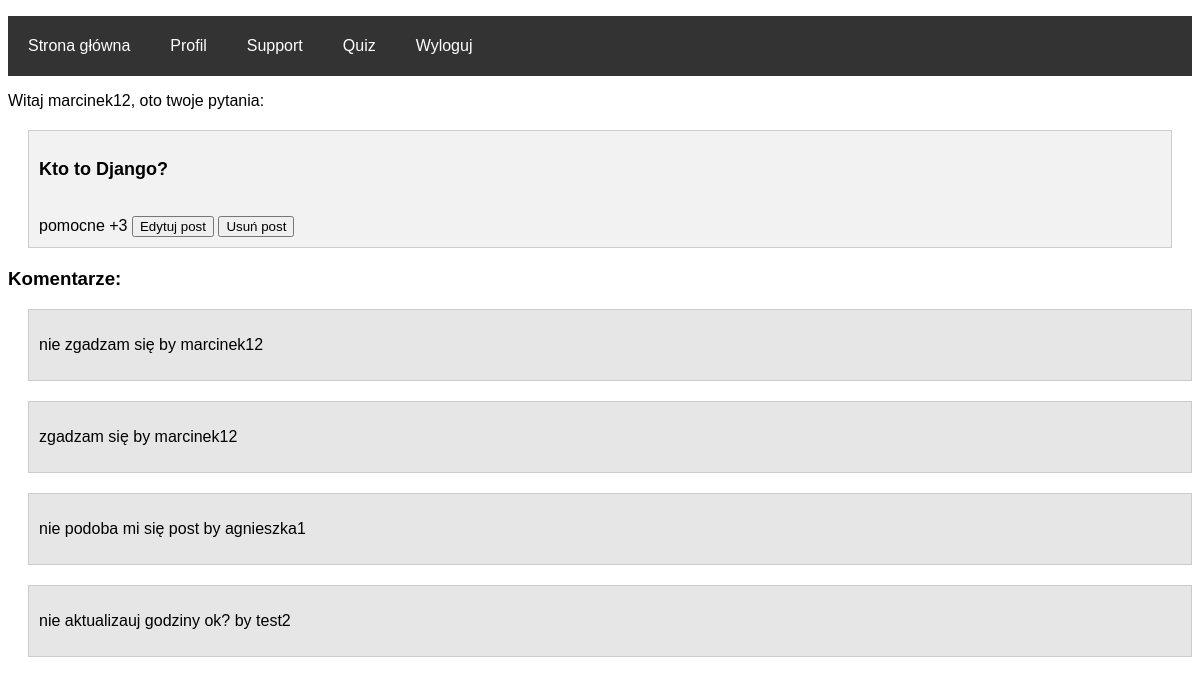
The app's page /account/questions/ (signed in) with its own data.
### bool/models.py (models this page shows)
class Post(models.Model):
    question = models.TextField(max_length=200)
    answer = models.TextField(max_length=200)
    likes = models.ManyToManyField(Profile, related_name='likes')
    profile = models.ForeignKey(Profile, on_delete=models.CASCADE)
    created = models.DateTimeField(auto_now=True)
    image = models.ImageField(upload_to='images')
    saved = models.ManyToManyField(Profile, related_name="saved_post")

class Comments(models.Model):
    text = models.TextField(max_length=80)
    created = models.DateTimeField(auto_now=True)
    profile = models.ForeignKey(Profile, on_delete=models.CASCADE)
    post = models.ManyToManyField(Post, related_name='post_comments')

class Profile(models.Model):
    user = models.OneToOneField(User, on_delete=models.CASCADE)
    avatar = models.ImageField(upload_to='awatars')

### bool/views.py (the view)
# urls.py: path('account/questions/', views.Questions.as_view()),
class Questions(View):
    def get(self, request):
        user_id = request.session.get('_auth_user_id')
        profile = Profile.objects.get(user_id=user_id)
        posts = Post.objects.filter(profile_id=profile)
        context = {"posts": posts}
        return render(request, 'questions.html', context)

### templates/questions.html (shortened to what this page needs)
<!DOCTYPE html>
{% load static %}  <link rel="stylesheet" href="{% static '/css/main_form.css' %}">
<html>
<html lang="en">
<head>
</head>
<body>
{% if user.is_authenticated %}
 <header>
    <nav class="navbar">
        <ul>
            <li><a href="{% url 'main' %}">Strona główna</a></li>
            <li><a href="{% url 'account' %}">Profil</a></li>
            <li><a href="{% url 'support' %}">Support</a></li>
            <li><a href="{% url 'quiz' %}">Quiz</a></li>
            <li><a href="{% url 'logout' %}">Wyloguj</a></li>
        </ul>
    </nav>
</header>
 {% endif %}
<a> Witaj {{ user.username }}, oto twoje pytania: </a>
{% for post in posts %}
<div class="post">
    <p class="question">{{ post.question }}</p>
    <br>
        <span class="like-count">pomocne +{{ post.likes.count }}</span>
        <button class="edit">Edytuj post</button>
        <button class="delete">Usuń post</button>
    </div>
    <h3>Komentarze:</h3>
    <div class="comments">
        {% for comment in post.post_comments.all %}
        <div class="comment">
            <p>{{ comment.text }} by {{ comment.profile.user.username }}</p>
            </div>
        {% endfor %}
{% endfor %}
</div>
</body>
</html>

### static/css/main_form.css (style rules this page uses)
.navbar ul { display: flex; align-items: center; height: 60px; background-color: #333; color: #fff; padding: 0 20px; list-style: none; }
.navbar li { margin-right: 20px; }
.navbar a { color: #fff; text-decoration: none; margin-right: 20px; }
.post { border: 1px solid #ccc; margin-bottom: 20px; padding: 20px; }
.comments { margin-top: 20px; padding-left: 20px; }
.comment { margin-bottom: 20px; }
.post { margin: 20px; padding: 10px; background-color: #f2f2f2; border: 1px solid #ccc; }
.question { font-size: 18px; font-weight: bold; cursor: pointer; }
.comments { margin-top: 10px; }
.comment { margin-top: 10px; padding: 10px; background-color: #e6e6e6; border: 1px solid #ccc; }
body { font-family: Arial, sans-serif; font-size: 16px; }

### records on screen
Post: question "Kto to Django?", likes.count "3"
Comments: text "nie zgadzam się", profile.user.username "marcinek12"
Comments: text "zgadzam się", profile.user.username "marcinek12"
Comments: text "nie podoba mi się post", profile.user.username "agnieszka1"
Comments: text "nie aktualizauj godziny ok?", profile.user.username "test2"

### other values on screen
{{ user.username }} "marcinek12"
